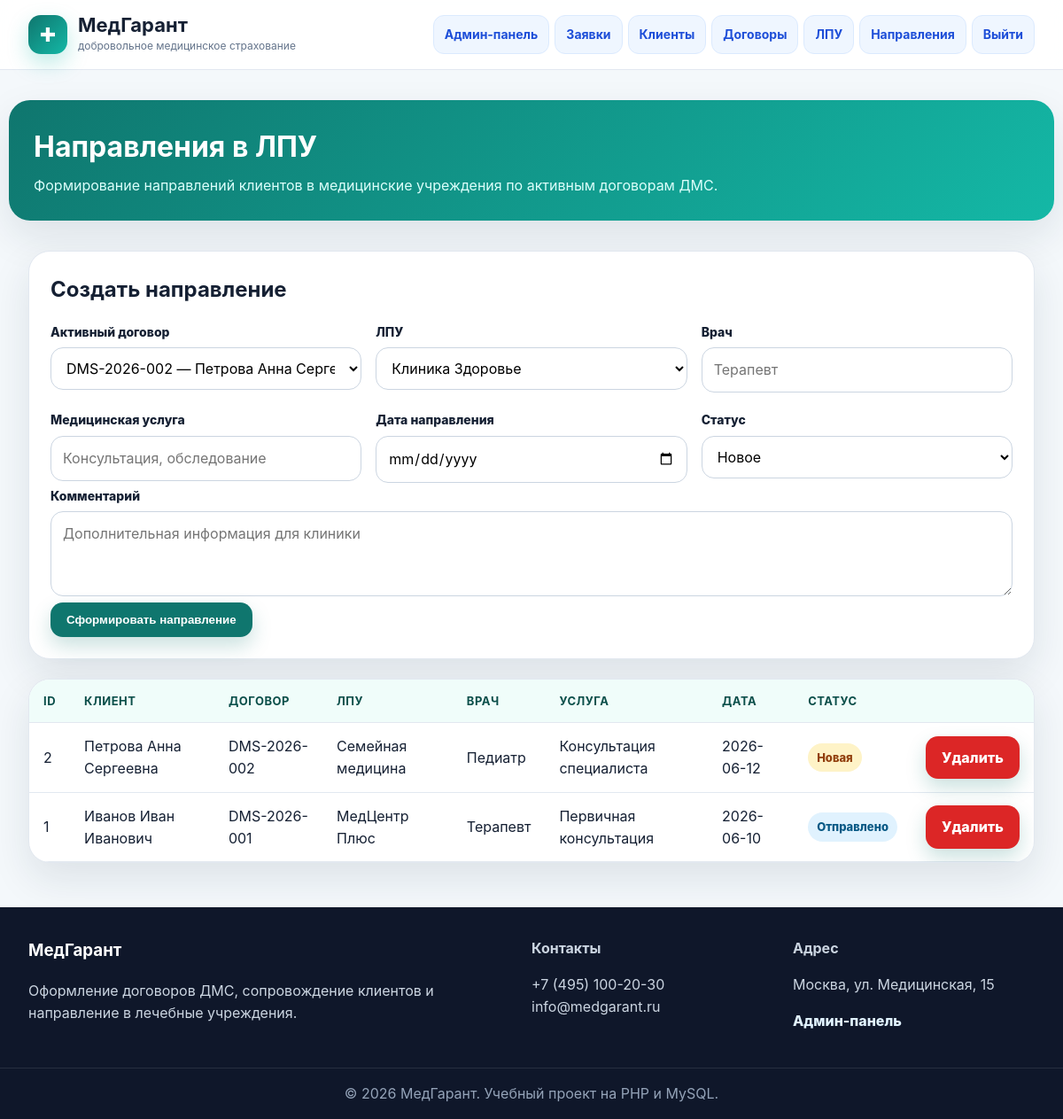
The app's page /referrals.php (signed in) with its own data.
### tables this page shows
CREATE TABLE referrals (
  id INT AUTO_INCREMENT PRIMARY KEY,
  client_id INT NOT NULL,
  policy_id INT NOT NULL,
  clinic_id INT NOT NULL,
  doctor_name VARCHAR(150),
  service_name VARCHAR(150) NOT NULL,
  referral_date DATE NOT NULL,
  status ENUM('new','sent','completed','cancelled') DEFAULT 'new',
  comment TEXT,
  created_at TIMESTAMP DEFAULT CURRENT_TIMESTAMP,
  FOREIGN KEY (client_id) REFERENCES clients(id) ON DELETE CASCADE,
  FOREIGN KEY (policy_id) REFERENCES policies(id) ON DELETE CASCADE,
  FOREIGN KEY (clinic_id) REFERENCES clinics(id) ON DELETE CASCADE
);

CREATE TABLE clients (
  id INT AUTO_INCREMENT PRIMARY KEY,
  full_name VARCHAR(150) NOT NULL,
  birth_date DATE NOT NULL,
  phone VARCHAR(50) NOT NULL,
  email VARCHAR(120),
  passport VARCHAR(80),
  address VARCHAR(255),
  created_at TIMESTAMP DEFAULT CURRENT_TIMESTAMP
);

CREATE TABLE policies (
  id INT AUTO_INCREMENT PRIMARY KEY,
  client_id INT NOT NULL,
  policy_number VARCHAR(50) NOT NULL UNIQUE,
  program_name VARCHAR(120) NOT NULL,
  start_date DATE NOT NULL,
  end_date DATE NOT NULL,
  price DECIMAL(10,2) NOT NULL,
  status ENUM('active','expired','draft') DEFAULT 'draft',
  created_at TIMESTAMP DEFAULT CURRENT_TIMESTAMP,
  FOREIGN KEY (client_id) REFERENCES clients(id) ON DELETE CASCADE
);

CREATE TABLE clinics (
  id INT AUTO_INCREMENT PRIMARY KEY,
  name VARCHAR(150) NOT NULL,
  address VARCHAR(255) NOT NULL,
  phone VARCHAR(50),
  email VARCHAR(120),
  specialization VARCHAR(150),
  created_at TIMESTAMP DEFAULT CURRENT_TIMESTAMP
);

### includes/functions.php (called while the page is built)
<?php
function e($value) {
    return htmlspecialchars((string)$value, ENT_QUOTES, 'UTF-8');
}
function status_label($status) {
    $labels = [
        'active' => 'Активен', 'expired' => 'Истёк', 'draft' => 'Черновик',
        'new' => 'Новая', 'sent' => 'Отправлено', 'completed' => 'Выполнено', 'cancelled' => 'Отменено', 'processing' => 'В обработке', 'approved' => 'Одобрена', 'rejected' => 'Отклонена'
    ];
    return $labels[$status] ?? $status;
}
?>

### referrals.php (the view, shortened to what this page needs)
<?php
require 'config/db.php';
$policies = $pdo->query("SELECT p.id, p.policy_number, c.full_name FROM policies p JOIN clients c ON c.id=p.client_id WHERE p.status='active' ORDER BY p.id DESC")->fetchAll();
$clinics = $pdo->query('SELECT id, name FROM clinics ORDER BY name')->fetchAll();
$referrals = $pdo->query('SELECT r.*, c.full_name, p.policy_number, cl.name AS clinic_name FROM referrals r JOIN clients c ON c.id=r.client_id JOIN policies p ON p.id=r.policy_id JOIN clinics cl ON cl.id=r.clinic_id ORDER BY r.id DESC')->fetchAll();
include 'includes/header.php';
?>
<section class="page-hero container"><div class="page-title"><h1>Направления в ЛПУ</h1><p>Формирование направлений клиентов в медицинские учреждения по активным договорам ДМС.</p></div></section>
<section class="container">
<form method="post" class="form"><h2>Создать направление</h2><div class="form-row">
<div><label>Активный договор</label><select name="policy_id" required><?php foreach ($policies as $p): ?><option value="<?= $p['id'] ?>"><?= e($p['policy_number'] . ' — ' . $p['full_name']) ?></option><?php endforeach; ?></select></div>
<div><label>ЛПУ</label><select name="clinic_id" required><?php foreach ($clinics as $clinic): ?><option value="<?= $clinic['id'] ?>"><?= e($clinic['name']) ?></option><?php endforeach; ?></select></div>
<div><label>Врач</label><input name="doctor_name" placeholder="Терапевт"></div>
<div><label>Медицинская услуга</label><input name="service_name" required placeholder="Консультация, обследование"></div>
<div><label>Дата направления</label><input type="date" name="referral_date" required></div>
<div><label>Статус</label><select name="status"><option value="new">Новое</option><option value="sent">Отправлено</option><option value="completed">Выполнено</option><option value="cancelled">Отменено</option></select></div>
</div><label>Комментарий</label><textarea name="comment" placeholder="Дополнительная информация для клиники"></textarea><br><button class="btn" type="submit">Сформировать направление</button></form>
<div class="table-wrap"><table class="table"><tr><th>ID</th><th>Клиент</th><th>Договор</th><th>ЛПУ</th><th>Врач</th><th>Услуга</th><th>Дата</th><th>Статус</th><th></th></tr>
<?php foreach ($referrals as $r): ?><tr><td><?= $r['id'] ?></td><td><?= e($r['full_name']) ?></td><td><?= e($r['policy_number']) ?></td><td><?= e($r['clinic_name']) ?></td><td><?= e($r['doctor_name']) ?></td><td><?= e($r['service_name']) ?></td><td><?= e($r['referral_date']) ?></td><td><span class="status <?= e($r['status']) ?>"><?= e(status_label($r['status'])) ?></span></td><td><a class="btn danger" onclick="return confirm('Удалить направление?')" href="?delete=<?= $r['id'] ?>">Удалить</a></td></tr><?php endforeach; ?>
<?php if (!$referrals): ?><tr><td colspan="9" class="empty">Направления пока не сформированы</td></tr><?php endif; ?></table></div></section>
<?php include 'includes/footer.php'; ?>

### assets/style.css (style rules this page uses)
:root { --primary:#0f766e;--primary-dark:#0b4f4a;--accent:#14b8a6;--bg:#f4f8fb;--text:#152033;--muted:#64748b;--card:#fff;--border:#e2e8f0;--danger:#dc2626;--shadow:0 18px 45px rgba(15,35,60,.10) }
* { box-sizing:border-box }
body { margin:0;font-family:Inter,Arial,sans-serif;background:var(--bg);color:var(--text);line-height:1.55 }
.container { max-width:1180px;margin:0 auto;padding:0 22px }
.btn { display:inline-flex;align-items:center;justify-content:center;gap:8px;background:var(--primary);color:white;border:0;border-radius:14px;padding:12px 18px;font-weight:800;text-decoration:none;cursor:pointer;box-shadow:0 10px 22px rgba(15,118,110,.22) }
.btn.danger { background:var(--danger) }
.hero-card,.card,.form,.table-wrap { background:var(--card);border:1px solid var(--border);border-radius:24px;box-shadow:var(--shadow) }
.section-title h2,.page-title h1 { margin:0;font-size:32px }
.section-title p,.page-title p { color:var(--muted);margin:6px 0 0 }
.page-hero { padding:34px 0 12px }
.page-title { background:linear-gradient(135deg,#0f766e,#14b8a6);color:white;border-radius:24px;padding:28px;box-shadow:var(--shadow) }
.page-title p { color:#dcfffb }
.form { padding:24px;margin:22px 0 }
.form h2 { margin:0 0 14px }
.form-row { display:grid;grid-template-columns:repeat(3,1fr);gap:16px }
label { font-weight:800;font-size:14px;margin:4px 0 7px;display:block }
input,select,textarea { width:100%;border:1px solid #cbd5e1;border-radius:14px;padding:12px 13px;background:white;font:inherit }
textarea { min-height:96px }
.table-wrap { overflow:auto;margin:20px 0 }
.table { width:100%;border-collapse:collapse;min-width:860px }
.table th,.table td { padding:14px 16px;border-bottom:1px solid var(--border);text-align:left }
.table th { background:#f0fdfa;color:var(--primary-dark);font-size:13px;text-transform:uppercase;letter-spacing:.04em }
.status { display:inline-block;padding:6px 10px;border-radius:999px;background:#e0f2fe;color:#075985;font-weight:800;font-size:13px }
.status.draft,.status.new { background:#fef3c7;color:#92400e }

### records on screen
referrals: id "2", client.full_name "Петрова Анна Сергеевна", policy.policy_number "DMS-2026-002", clinic.name "Семейная медицина", doctor_name "Педиатр", service_name "Консультация специалиста", referral_date "2026-06-12", status "Новая"
referrals: id "1", client.full_name "Иванов Иван Иванович", policy.policy_number "DMS-2026-001", clinic.name "МедЦентр Плюс", doctor_name "Терапевт", service_name "Первичная консультация", referral_date "2026-06-10", status "Отправлено"

### other values on screen
$title "Админ-панель"
$title "Заявки"
$title "Клиенты"
$title "Договоры"
$title "ЛПУ"
$title "Направления"
form field policy_id "DMS-2026-002 — Петрова Анна Сергеевна"
form field clinic_id "Клиника Здоровье"
